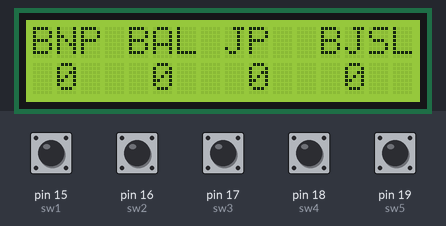
Recording of a sketch running on a simulated Arduino Uno, built with avr-gcc and run on an emulated ATmega328P. On the bench: 16×2 character LCD. The inputs (shaded band) are chosen by the test bench; at power-on: pin 15 (sw1), pin 16 (sw2), pin 17 (sw3), pin 18 (sw4), pin 19 (sw5) HIGH.

Above: at 4.2 s.
4.3 s: pin 19 (sw5) pulled LOW for 0.15 s
At 4.6 s:
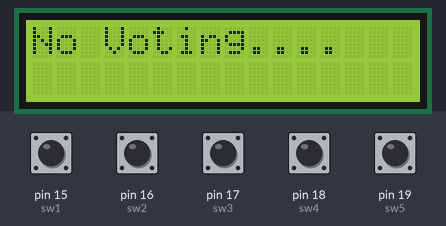
6.8 s: pin 15 (sw1) pulled LOW for 0.15 s
At 8.1 s:
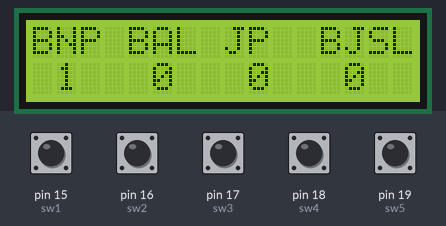
8.4 s: pin 19 (sw5) pulled LOW for 1 s
At 8.9 s:
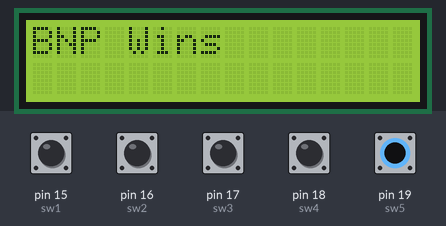
11.9 s: pin 16 (sw2) pulled LOW for 0.15 s
At 13.2 s:
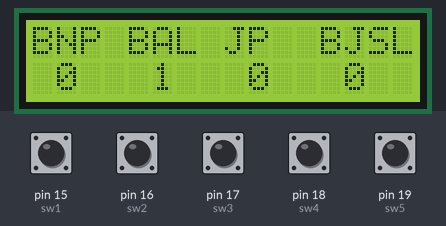
13.5 s: pin 19 (sw5) pulled LOW for 0.15 s
At 14.0 s:
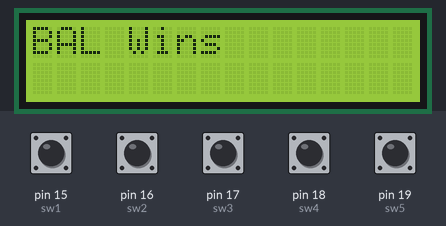
16.6 s: pin 17 (sw3) pulled LOW for 0.15 s
At 18.1 s:
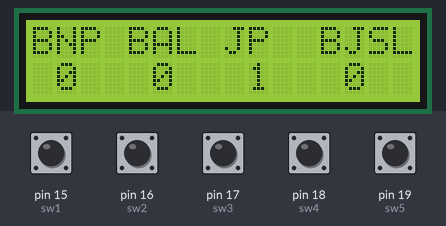
Timing chart, 0 to 19.2 s (numbered marks = the images above; inputs shaded):
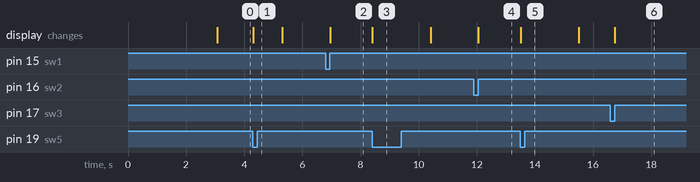

Measured:
- after the input at 4.3 s, the display: changes at once (image 1)
- after the input at 6.8 s, the display: changes after 0.15 s (image 2)
- after the input at 8.4 s, the display: changes at once (image 3)
- after the input at 11.9 s, the display: changes after 0.15 s (image 4)
- after the input at 13.5 s, the display: changes at once (image 5)
- after the input at 16.6 s, the display: changes after 0.15 s (image 6)

The sketch:

arudino_code.txt.ino
```cpp
#include<LiquidCrystal.h>
LiquidCrystal lcd(12, 11, 5, 4, 3, 2);

#define sw1 15
#define sw2 16
#define sw3 17
#define sw4 18
#define sw5 19
int vote1=0;
int vote2=0;
int vote3=0;
int vote4=0;
void setup()
{
  pinMode(sw1, INPUT);
  pinMode(sw2,INPUT);
  pinMode(sw3,INPUT);
  pinMode(sw4,INPUT);
  pinMode(sw5,INPUT);
  lcd.begin(16, 2);
  lcd.print("Voting Machine");
  lcd.setCursor(0,1);
  lcd.print("CEG413 PROJECT");
  delay(3000);
  digitalWrite(sw1, HIGH);
  digitalWrite(sw2, HIGH);
  digitalWrite(sw3, HIGH);
  digitalWrite(sw4, HIGH);
  digitalWrite(sw5, HIGH);
  lcd.clear();
  lcd.setCursor(0,0);
  lcd.print("BNP");
  lcd.setCursor(4,0);
  lcd.print("BAL");
  lcd.setCursor(8,0);
  lcd.print("JP");
  lcd.setCursor(12,0);
  lcd.print("BJSL");
}
void loop()
{
  lcd.setCursor(0,0);
  lcd.print("BNP");
  lcd.setCursor(1,1);
  lcd.print(vote1);
  lcd.setCursor(4,0);
  lcd.print("BAL");
  lcd.setCursor(5,1);
  lcd.print(vote2);
  lcd.setCursor(8,0);
  lcd.print("JP");
   lcd.setCursor(9,1);
  lcd.print(vote3);
  lcd.setCursor(12,0);
  lcd.print("BJSL");
  lcd.setCursor(13,1);
  lcd.print(vote4);
  if(digitalRead(sw1)==0)
    vote1++;
    while(digitalRead(sw1)==0);
  if(digitalRead(sw2)==0)
    vote2++;
    while(digitalRead(sw2)==0);
  if(digitalRead(sw3)==0)
    vote3++;
    while(digitalRead(sw3)==0);
   if(digitalRead(sw4)==0)
    vote4++;
    while(digitalRead(sw4)==0);
   if(digitalRead(sw5)==0)
   {
     int vote=vote1+vote2+vote3+vote4;
     if(vote)
     {
      if((vote1 > vote2 && vote1 > vote3 && vote1 > vote4))
      {
       lcd.clear();
       lcd.print("BNP Wins");
       delay(2000);
       lcd.clear();
      }
      else if((vote2 > vote1 && vote2 > vote3 && vote2 > vote4))
      {
       lcd.clear();
       lcd.print("BAL Wins");
       delay(2000);
       lcd.clear();
      }
      else if((vote3 > vote1 && vote3 > vote2 && vote3 > vote4))
      {
       lcd.clear();
       lcd.print("JP Wins");
       delay(2000);
       lcd.clear();
      }
     else if(vote4 > vote1 && vote4 > vote2 && vote4 > vote3)
     {
       lcd.setCursor(0,0);
       lcd.clear();
       lcd.print("BJSL Wins");
       delay(2000);
       lcd.clear();
     }


     else
     {
       lcd.clear();
       lcd.print("   Tie Up Or   ");
       lcd.setCursor(0,1);
       lcd.print("   No Result   ");
       delay(1000);
       lcd.clear();
     }

    }
     else
     {
       lcd.clear();
       lcd.print("No Voting....");
       delay(1000);
       lcd.clear();
     }
     vote1=0;vote2=0;vote3=0;vote4=0,vote=0;
     lcd.clear();
   }

}
```
